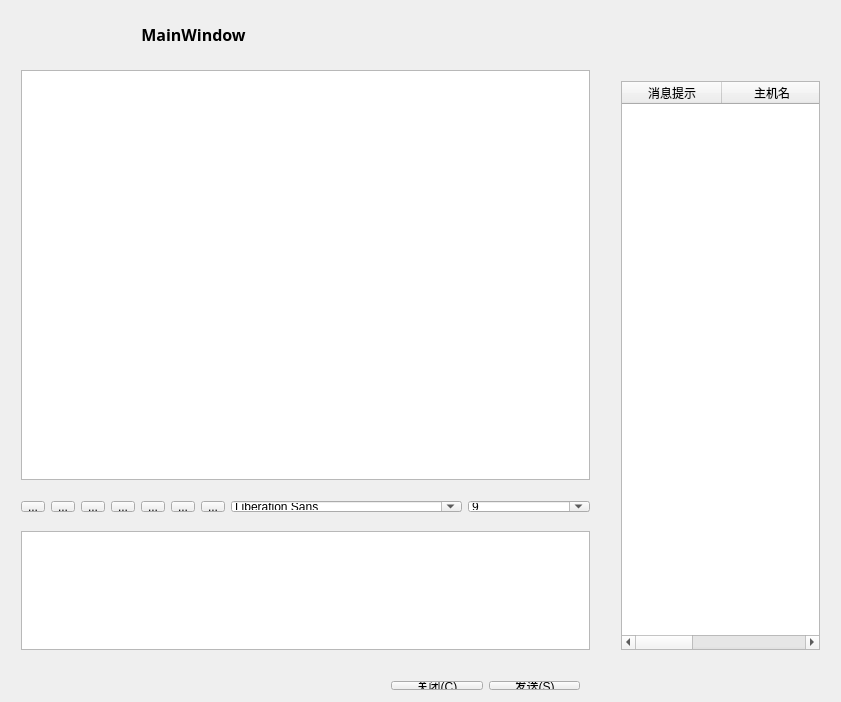
<?xml version="1.0" encoding="UTF-8"?>
<ui version="4.0">
 <class>MainWindow</class>
 <widget class="QMainWindow" name="MainWindow">
  <property name="geometry">
   <rect>
    <x>0</x>
    <y>0</y>
    <width>841</width>
    <height>702</height>
   </rect>
  </property>
  <property name="windowTitle">
   <string>MainWindow</string>
  </property>
  <property name="autoFillBackground">
   <bool>false</bool>
  </property>
  <property name="styleSheet">
   <string notr="true">background-image: url(:/image/背景.png);</string>
  </property>
  <widget class="QWidget" name="centralWidget">
   <widget class="QWidget" name="verticalLayoutWidget">
    <property name="geometry">
     <rect>
      <x>10</x>
      <y>70</y>
      <width>591</width>
      <height>421</height>
     </rect>
    </property>
    <layout class="QVBoxLayout" name="verticalLayout">
     <property name="topMargin">
      <number>0</number>
     </property>
     <item>
      <widget class="QTextBrowser" name="textBrowser">
       <property name="styleSheet">
        <string notr="true"/>
       </property>
      </widget>
     </item>
    </layout>
   </widget>
   <widget class="QWidget" name="gridLayoutWidget">
    <property name="geometry">
     <rect>
      <x>610</x>
      <y>70</y>
      <width>221</width>
      <height>591</height>
     </rect>
    </property>
    <layout class="QGridLayout" name="gridLayout">
     <item row="0" column="0">
      <widget class="QTableWidget" name="ConnecttableWidget">
       <property name="styleSheet">
        <string notr="true">border-image: url(:/image/table背景.png);</string>
       </property>
       <column>
        <property name="text">
         <string>消息提示</string>
        </property>
        <property name="background">
         <color alpha="0">
          <red>0</red>
          <green>0</green>
          <blue>0</blue>
         </color>
        </property>
        <property name="icon">
         <iconset resource="image.qrc">
          <normaloff>:/image/E-Mail.png</normaloff>:/image/E-Mail.png</iconset>
        </property>
       </column>
       <column>
        <property name="text">
         <string>主机名</string>
        </property>
        <property name="icon">
         <iconset resource="image.qrc">
          <normaloff>:/image/User.png</normaloff>:/image/User.png</iconset>
        </property>
       </column>
       <column>
        <property name="text">
         <string>ip地址</string>
        </property>
       </column>
      </widget>
     </item>
    </layout>
   </widget>
   <widget class="QPushButton" name="connectButton">
    <property name="geometry">
     <rect>
      <x>120</x>
      <y>790</y>
      <width>529</width>
      <height>28</height>
     </rect>
    </property>
    <property name="text">
     <string>连接服务器</string>
    </property>
   </widget>
   <widget class="QWidget" name="horizontalLayoutWidget_2">
    <property name="geometry">
     <rect>
      <x>10</x>
      <y>520</y>
      <width>591</width>
      <height>141</height>
     </rect>
    </property>
    <layout class="QHBoxLayout" name="horizontalLayout_3">
     <item>
      <widget class="QTextEdit" name="textEdit">
       <property name="styleSheet">
        <string notr="true"/>
       </property>
      </widget>
     </item>
    </layout>
   </widget>
   <widget class="QWidget" name="horizontalLayoutWidget_3">
    <property name="geometry">
     <rect>
      <x>380</x>
      <y>670</y>
      <width>211</width>
      <height>31</height>
     </rect>
    </property>
    <layout class="QHBoxLayout" name="horizontalLayout_4">
     <item>
      <widget class="QPushButton" name="closeButton">
       <property name="text">
        <string>关闭(&amp;C)</string>
       </property>
      </widget>
     </item>
     <item>
      <widget class="QPushButton" name="sendButton">
       <property name="text">
        <string>发送(&amp;S)</string>
       </property>
      </widget>
     </item>
    </layout>
   </widget>
   <widget class="QWidget" name="horizontalLayoutWidget_5">
    <property name="geometry">
     <rect>
      <x>10</x>
      <y>490</y>
      <width>591</width>
      <height>33</height>
     </rect>
    </property>
    <layout class="QHBoxLayout" name="horizontalLayout_6">
     <item>
      <layout class="QHBoxLayout" name="horizontalLayout_2">
       <item>
        <widget class="QToolButton" name="toolblod">
         <property name="styleSheet">
          <string notr="true">border-image: url(:/image/鬼泣.png);</string>
         </property>
         <property name="text">
          <string>...</string>
         </property>
         <property name="icon">
          <iconset resource="image.qrc">
           <normaloff>:/image/textbold.png</normaloff>:/image/textbold.png</iconset>
         </property>
         <property name="checkable">
          <bool>true</bool>
         </property>
        </widget>
       </item>
       <item>
        <widget class="QToolButton" name="toolunderline">
         <property name="styleSheet">
          <string notr="true">border-image: url(:/image/鬼泣.png);</string>
         </property>
         <property name="text">
          <string>...</string>
         </property>
         <property name="icon">
          <iconset resource="image.qrc">
           <normaloff>:/image/textunder.png</normaloff>:/image/textunder.png</iconset>
         </property>
         <property name="checkable">
          <bool>true</bool>
         </property>
        </widget>
       </item>
       <item>
        <widget class="QToolButton" name="toolcolor">
         <property name="styleSheet">
          <string notr="true">border-image: url(:/image/鬼泣.png);</string>
         </property>
         <property name="text">
          <string>...</string>
         </property>
         <property name="icon">
          <iconset resource="image.qrc">
           <normaloff>:/image/textcolor.png</normaloff>:/image/textcolor.png</iconset>
         </property>
        </widget>
       </item>
       <item>
        <widget class="QToolButton" name="toolitalic">
         <property name="styleSheet">
          <string notr="true">border-image: url(:/image/鬼泣.png);</string>
         </property>
         <property name="text">
          <string>...</string>
         </property>
         <property name="icon">
          <iconset resource="image.qrc">
           <normaloff>:/image/textitalic.png</normaloff>:/image/textitalic.png</iconset>
         </property>
         <property name="checkable">
          <bool>true</bool>
         </property>
        </widget>
       </item>
       <item>
        <widget class="QToolButton" name="toolclear">
         <property name="styleSheet">
          <string notr="true">border-image: url(:/image/鬼泣.png);</string>
         </property>
         <property name="text">
          <string>...</string>
         </property>
         <property name="icon">
          <iconset resource="image.qrc">
           <normaloff>:/image/Bin (empty).png</normaloff>:/image/Bin (empty).png</iconset>
         </property>
        </widget>
       </item>
       <item>
        <widget class="QToolButton" name="toolfile">
         <property name="styleSheet">
          <string notr="true">border-image: url(:/image/鬼泣.png);</string>
         </property>
         <property name="text">
          <string>...</string>
         </property>
         <property name="icon">
          <iconset resource="image.qrc">
           <normaloff>:/image/fileopen.png</normaloff>:/image/fileopen.png</iconset>
         </property>
        </widget>
       </item>
       <item>
        <widget class="QToolButton" name="toolsave">
         <property name="styleSheet">
          <string notr="true">border-image: url(:/image/鬼泣.png);</string>
         </property>
         <property name="text">
          <string>...</string>
         </property>
         <property name="icon">
          <iconset resource="image.qrc">
           <normaloff>:/image/Floppy.png</normaloff>:/image/Floppy.png</iconset>
         </property>
        </widget>
       </item>
       <item>
        <widget class="QFontComboBox" name="fontComboBox">
         <property name="styleSheet">
          <string notr="true"/>
         </property>
        </widget>
       </item>
       <item>
        <layout class="QHBoxLayout" name="horizontalLayout_7">
         <item>
          <widget class="QComboBox" name="fontsizecomboBox">
           <property name="editable">
            <bool>true</bool>
           </property>
           <property name="currentText">
            <string>9</string>
           </property>
           <item>
            <property name="text">
             <string>9</string>
            </property>
           </item>
           <item>
            <property name="text">
             <string>10</string>
            </property>
           </item>
           <item>
            <property name="text">
             <string>11</string>
            </property>
           </item>
           <item>
            <property name="text">
             <string>12</string>
            </property>
           </item>
           <item>
            <property name="text">
             <string>13</string>
            </property>
           </item>
           <item>
            <property name="text">
             <string>14</string>
            </property>
           </item>
           <item>
            <property name="text">
             <string>15</string>
            </property>
           </item>
           <item>
            <property name="text">
             <string>16</string>
            </property>
           </item>
           <item>
            <property name="text">
             <string>17</string>
            </property>
           </item>
           <item>
            <property name="text">
             <string>18</string>
            </property>
           </item>
           <item>
            <property name="text">
             <string>19</string>
            </property>
           </item>
           <item>
            <property name="text">
             <string>20</string>
            </property>
           </item>
           <item>
            <property name="text">
             <string>21</string>
            </property>
           </item>
           <item>
            <property name="text">
             <string>22</string>
            </property>
           </item>
          </widget>
         </item>
        </layout>
       </item>
      </layout>
     </item>
    </layout>
   </widget>
   <widget class="QPushButton" name="disconnectButton">
    <property name="geometry">
     <rect>
      <x>120</x>
      <y>840</y>
      <width>531</width>
      <height>28</height>
     </rect>
    </property>
    <property name="text">
     <string>断开连接</string>
    </property>
   </widget>
   <widget class="QLabel" name="label">
    <property name="geometry">
     <rect>
      <x>0</x>
      <y>-1</y>
      <width>841</width>
      <height>71</height>
     </rect>
    </property>
    <property name="font">
     <font>
      <family>宋体</family>
      <pointsize>12</pointsize>
      <weight>75</weight>
      <bold>true</bold>
      <underline>false</underline>
     </font>
    </property>
    <property name="autoFillBackground">
     <bool>false</bool>
    </property>
    <property name="styleSheet">
     <string notr="true">border-image: url(:/image/QQ图片20171227145613.png);</string>
    </property>
    <property name="text">
     <string>                                  MainWindow</string>
    </property>
   </widget>
  </widget>
 </widget>
 <layoutdefault spacing="6" margin="11"/>
 <resources>
  <include location="image.qrc"/>
 </resources>
 <connections/>
</ui>
